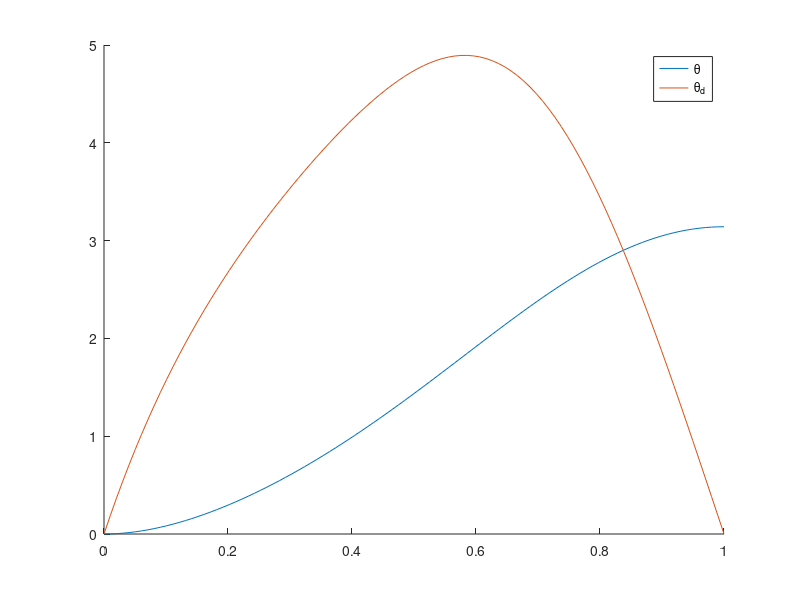

The MATLAB script that drew this image:

% Taylor Howell
% Research-Manchester
% June 21, 2018
% iLQR for control of a pendulum (simple) 
    % Midpoint discretization
    % NOTE: the exactr implementation in the UDP paper is incorrect.
    % Implemented is the corrected algorithm
clear; clc; close all

% system 
n = 2; % dimensions of system
m = 1; % mass
l = 1; % length
g = 9.8; % gravity
mu = 0.01; % friction coefficient

fc = @(x,u) [x(2);
            (g/l*sin(x(1)) - mu/m/(l^2)*x(2) + 1/m/(l^2)*u)];
        
dynamics_midpoint = @(x,u,dt) x + fc(x + fc(x,u)*dt/2,u)*dt;

fx = @(x,dt) [(1 + g*cos(x(1))*(dt^2)/(2*l)) (dt - mu*(dt^2)/(2*m*l^2));
                      (g*cos(x(1) + x(2)*dt/2)*dt/l - mu*g*cos(x(1))*(dt^2)/(2*m*l^3)) (1 + g*cos(x(1) + x(2)*dt/2)*(dt^2)/(2*l) - mu*dt/(m*l^2) + (mu^2)*(dt^2)/(2*(m^2)*l^4))];

fu = @(x,dt) [(dt^2)/(2*m*l^2); 
                      (-mu*(dt^2)/(2*(m^2)*l^4) + dt/(m*l^2))];

% initial conditions
x0 = [0; 0];

% goal
xf = [pi; 0]; % (ie, swing up)

% costs
Q = 1e-5*eye(2);
Qf = 25*eye(2);
R = 1e-5;

e_dJ = 1e-5;

% simulation
dt = 0.01;
tf = 1;
N = floor(tf/dt);
t = linspace(0,tf,N);
iterations = 100;

% initialization
u = zeros(1,N-1);
x = zeros(n,N);
x_prev = zeros(n,N);
x(:,1) = x0;

% first roll-out
for k = 2:N
    x(:,k) = dynamics_midpoint(x(:,k-1),u(k-1),dt);
end

% original cost
J = 0;
for k = 1:N-1
    J = J + (x(:,k) - xf)'*Q*(x(:,k) - xf) + u(k)'*R*u(k);
end
disp('Original cost:')
J = 0.5*(J + (x(:,N) - xf)'*Qf*(x(:,N) - xf))

%% iterations of iLQR 
for i = 1:iterations
    u_ = zeros(1,N-1);
    
    %% Backward pass (DDP derivation):
    H = zeros(n,n,N);
    g = zeros(n,N);
    H(:,:,N) = Qf;
    g(:,N) = Qf*(x(:,N) - xf);
    K = zeros(1,n,N-1);
    lk = zeros(1,N-1);
    r = 0;
    
    for k = N-1:-1:1
        q = Q*(x(:,k) - xf);

        a = Q*x(:,k) + q + fx(x(:,k),dt)'*g(:,k+1);
        b = R*u(k) + r + fu(x(:,k),dt)'*g(:,k+1);
        A = Q + fx(x(:,k),dt)'*H(:,:,k+1)*fx(x(:,k),dt);
        B = R + fu(x(:,k),dt)'*H(:,:,k+1)*fu(x(:,k),dt);
        while B <= 0
            disp('B is not PD')
            B = B + 10;
        end
        C = fu(x(:,k),dt)'*H(:,:,k+1)*fx(x(:,k),dt);
        K(1,:,k) = inv(B)*C;
        lk(k) = inv(B)*b;
        
        H(:,:,k) = A + K(1,:,k)'*B*K(1,:,k) - K(1,:,k)'*C - C'*K(1,:,k);
        g(:,k) = a + (K(1,:,k)'*B - C')*lk(k) - K(1,:,k)'*b;
        
        dV(k) = -lk(k)'*B*lk(k) - b'*lk(k);  
    end
    % update control, roll out new policy, calculate new cost
    x_prev = x;
    J_prev = J;
    J = Inf;
    alpha = 1;
    max_iter = 1000;
    iter = 0;
    while J > J_prev 

        x = zeros(n,N);
        x(:,1) = x0;
        for k = 2:N
            u_(k-1) = u(k-1) - alpha*lk(k-1) - K(1,:,k-1)*(x(:,k-1) - x_prev(:,k-1));
            x(:,k) = dynamics_midpoint(x(:,k-1),u_(k-1),dt);
        end

        J = 0;
        for k = 1:N-1
            J = J + (x(:,k) - xf)'*Q*(x(:,k) - xf) + u_(k)'*R*u_(k);
        end
        J = 0.5*(J + (x(:,N) - xf)'*Qf*(x(:,N) - xf));
        alpha = alpha/2;
        iter = iter + 1;
        x_prev = x;
    end
    disp('New cost:')
    J
    
%     if J > J_prev
%         pause()
%     end
    u = u_;
    
    if abs(J - J_prev) < e_dJ
        disp(strcat('eps criteria met at iteration: ',num2str(i)))
        break
    end
end


%% Results

% Animation
% r = 1;
% figure
% U = [0 u];
% for i = 1:N
%     p1 = subplot(1,2,1);
%     X = r*cos(x(1,i) - pi/2);
%     Y = r*sin(x(1,i) - pi/2);
%     plot([0 X],[0 Y],'k-')
%     hold on
%     plot(X,Y,'ko','MarkerFaceColor', 'k')
%     xlabel('pendulum (simple)')
%     axis([-1.5*r 1.5*r -1.5*r 1.5*r])
%     axis square
%     
%     p2 = subplot(1,2,2);
%     stairs(t(1:i),U(1:i))
%     xlabel('t')
%     ylabel('u(t)')
%     axis([0 tf min(u) max(u)])
%     axis square
% 
%     drawnow
%     %pause(dt)
% 
%     if i ~= N
%         cla(p1);
%         cla(p2);
%     end
%      
% end

figure
hold on
plot(linspace(0,tf,N),x(1,:))
plot(linspace(0,tf,N),x(2,:))
legend('\theta','\theta_{d}')
